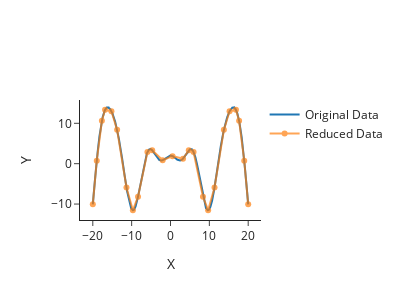

The code cell stored with this chart in its notebook:
### Code cell
fig = dr.show_reduction(Z, Z_culled)
fig.update_layout(width=400, height=300)
fig.show()

### Figure 1 — Plotly figure (JSON) as saved in the notebook; plotly's stock layout.template omitted (floating-point values rounded to 4 significant figures; data arrays with more than 128 entries replaced by an {"elided": "..."} marker saying what was removed)
{"data": [{"mode": "lines", "name": "Original Data", "type": "scatter", "x": {"elided": "100000 float values"}, "y": {"elided": "100000 float values"}}, {"mode": "lines+markers", "name": "Reduced Data", "opacity": 0.7, "type": "scatter", "x": [-20.0, -18.98, -17.66, -16.84, -15.21, -13.74, -11.33, -9.689, -8.358, -5.936, -4.707, -2.02, 0.5354, 3.223, 4.707, 5.936, 8.358, 9.689, 11.33, 13.74, 15.21, 16.84, 17.66, 18.98, 20.0], "y": [-10.06, 0.7382, 10.62, 13.36, 12.98, 8.372, -5.899, -11.54, -8.162, 2.905, 3.327, 0.8422, 1.862, 1.227, 3.327, 2.905, -8.162, -11.54, -5.899, 8.372, 12.98, 13.36, 10.62, 0.7382, -10.06]}], "layout": {"height": 300, "width": 400, "xaxis": {"title": {"text": "X"}}, "yaxis": {"title": {"text": "Y"}}}}
